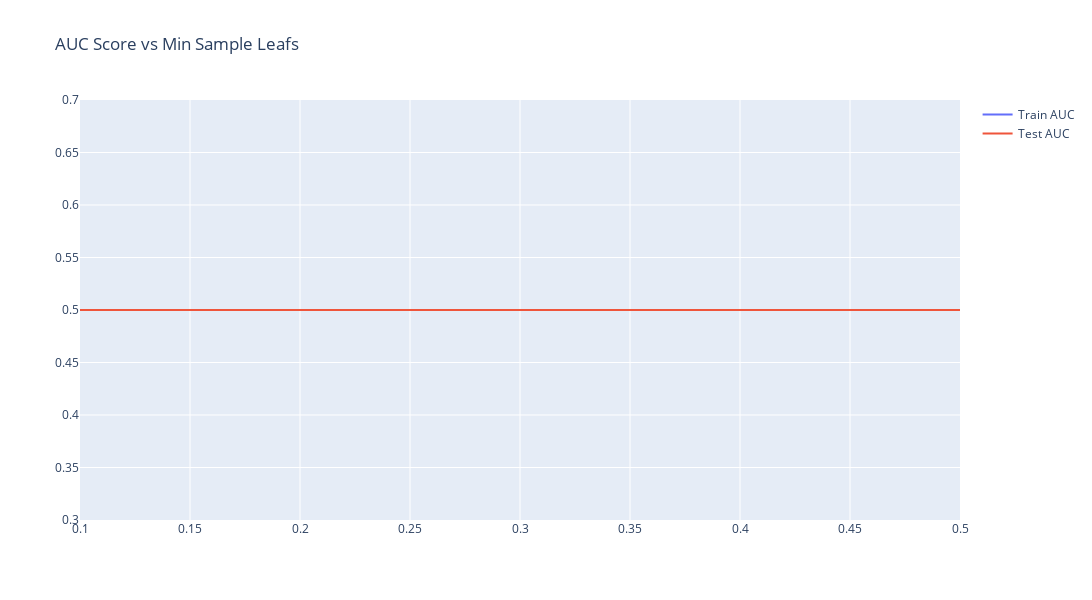

Here is the notebook cell this chart was saved with:
### Code cell
fig1 = go.Figure()

# Add traces
fig1.update_layout(yaxis_range=[0.30,0.70],title='AUC Score vs Min Sample Leafs', width=1200, height=600)

fig1.add_trace(go.Scatter(x=min_samples_leafs, y=train_results,
                    mode='lines',
                    name='Train AUC'))
fig1.add_trace(go.Scatter(x=min_samples_leafs, y=test_results,
                    mode='lines',
                    name='Test AUC'))

fig1.show()
#fig1.write_image("resources/min_samples.png")

### Figure 1 — Plotly figure (JSON) as saved in the notebook; plotly's stock layout.template omitted (floating-point values rounded to 4 significant figures)
{"data": [{"mode": "lines", "name": "Train AUC", "type": "scatter", "x": [0.1, 0.2, 0.3, 0.4, 0.5], "y": [0.5, 0.5, 0.5, 0.5, 0.5]}, {"mode": "lines", "name": "Test AUC", "type": "scatter", "x": [0.1, 0.2, 0.3, 0.4, 0.5], "y": [0.5, 0.5, 0.5, 0.5, 0.5]}], "layout": {"height": 600, "title": {"text": "AUC Score vs Min Sample Leafs"}, "width": 1200, "yaxis": {"range": [0.3, 0.7]}}}
